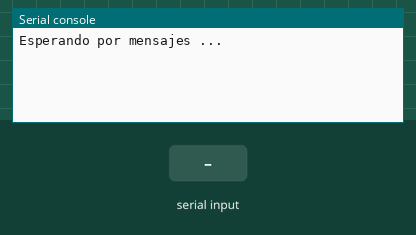
Bench run of a program on a simulated MicroPython board. Parts: the last lines printed to the serial console. Inputs (shaded band) come from the test bench.

Above: at 1.2 s.
1.3 s: "read\n" received over the second serial link
At 2.5 s:
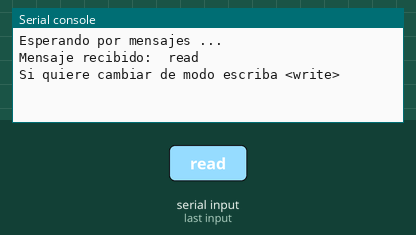
2.8 s: "write\n" received over the second serial link
At 3.7 s:
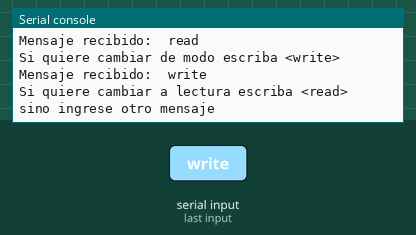

The program:

read-write.py
```python
from machine import UART
uart = UART(1, 9600, pins=("P8", "P4")) # P8=Tx, P4=Rx

modo = 'read'

print('Esperando por mensajes ...')

while True:
    if modo == 'read':
        binary_msg = uart.read()
        if binary_msg != None:
            buf = binary_msg.decode('ascii').rstrip()
            print('Mensaje recibido: ', buf)
            if buf == 'write':
                modo = buf
            else:
                print('Si quiere cambiar de modo escriba <write>')
    else:
        buf = input('Si quiere cambiar a lectura escriba <read> sino ingrese otro mensaje\n')
        n_bytes = uart.write(buf + '\n')
        print('Se enviaron %d bytes via UART' % n_bytes)
        if buf == 'read':
                modo = buf
```

Measured:
- after the input at 1.3 s, the serial console: prints a new line at once (image 1)
- after the input at 2.8 s, the serial console: prints a new line at once (image 2)
